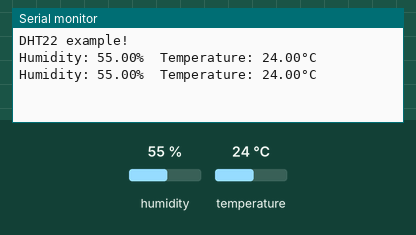
Recording of a sketch running on a simulated Arduino Uno, built with avr-gcc and run on an emulated ATmega328P. Shown: the last lines printed to the serial monitor. The inputs (shaded band) are chosen by the test bench; at power-on: humidity 55 %, temperature 24 °C.

Above: at 2.8 s.
2.9 s: humidity set to 22 %
At 5.2 s:
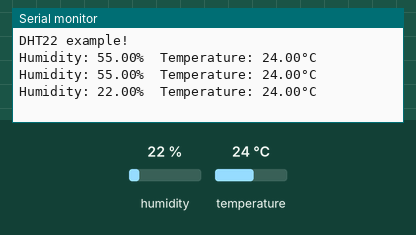
5.6 s: temperature set to 12 °C
At 7.0 s:
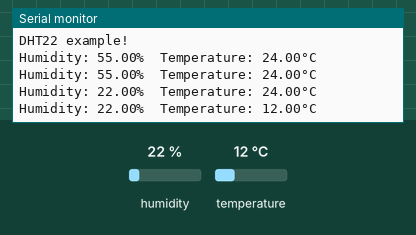
8.3 s: humidity set to 40 %
At 10.5 s:
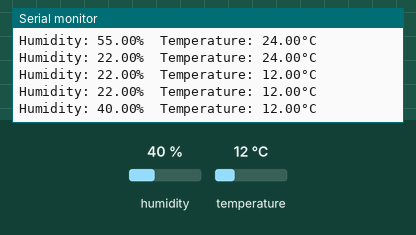
Timing chart, 0 to 12.0 s (numbered marks = the images above; inputs shaded):
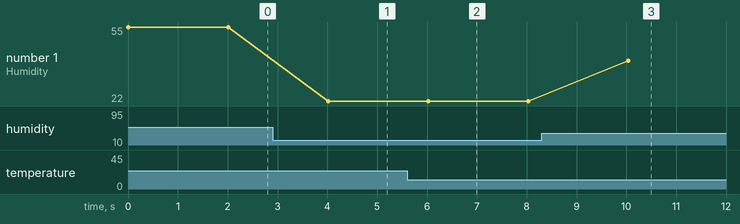

Measured:
- after the input at 2.9 s, the serial monitor: prints a new line after 1.1 s (image 1)
- after the input at 5.6 s, the serial monitor: prints a new line after 0.43 s (image 2)
- after the input at 8.3 s, the serial monitor: prints a new line after 1.7 s (image 3)
- plotted number 1: 22 → 40 after the input at 8.3 s

The sketch:

dht22.ino
```cpp
#include <DHT.h>

const uint8_t dhtPin = 2;
const uint8_t dhtType = DHT22;

DHT dht(dhtPin, dhtType);

float temperature;
float humidity;

void setup()
{
    Serial.begin(115200);
    Serial.println(F("DHT22 example!"));

    dht.begin();
}

void loop()
{
    readDhtSensor();
    printSerialTemperatureAndHumidity();

    // Wait
    delay(2000);
}

void readDhtSensor()
{
    // Note: in order to get good readings wait about 2 secs between readings
    temperature = dht.readTemperature(); // using global vars to save the readings
    humidity = dht.readHumidity();

    // Check if any reads failed and exit early (to try again).
    if (isnan(temperature) || isnan(humidity))
    {
        Serial.println(F("Failed to read from DHT sensor!"));
        return;
    }
}

void printSerialTemperatureAndHumidity()
{
    Serial.print(F("Humidity: "));
    Serial.print(humidity);
    Serial.print(F("%  Temperature: "));
    Serial.print(temperature);
    Serial.println(F("°C "));
}
```
